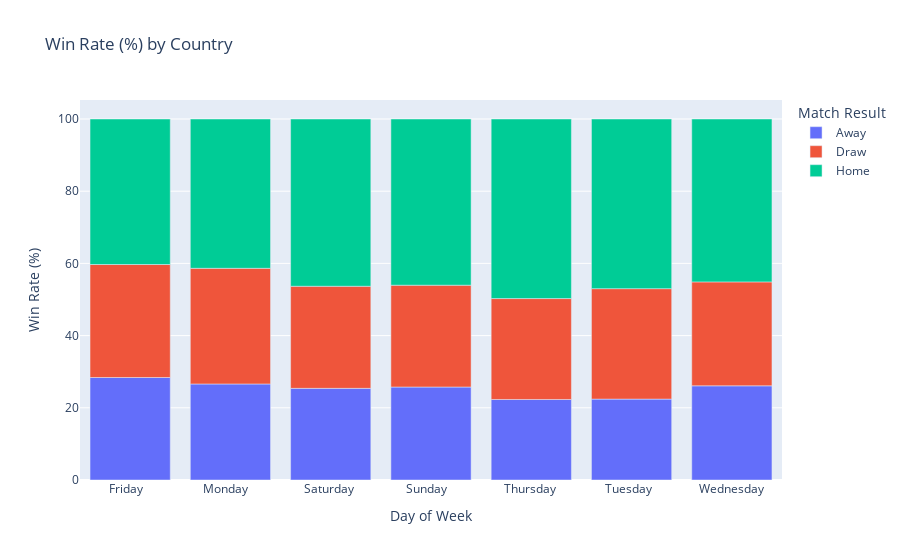

Source (notebook cell):
### Code cell
plot_winrate_barplot(df_date, var_x="date_dow", label_x="Day of Week")

### Figure 1 — Plotly figure (JSON) as saved in the notebook; plotly's stock layout.template omitted (floating-point values rounded to 4 significant figures)
{"data": [{"alignmentgroup": "True", "hovertemplate": "Match Result=Away<br>Day of Week=%{x}<br>Win Rate (%)=%{y}<extra></extra>", "legendgroup": "Away", "marker": {"color": "#636efa"}, "name": "Away", "offsetgroup": "Away", "orientation": "v", "showlegend": true, "textposition": "auto", "type": "bar", "x": ["Friday   ", "Monday   ", "Saturday ", "Sunday   ", "Thursday ", "Tuesday  ", "Wednesday"], "xaxis": "x", "y": [28.39, 26.6, 25.39, 25.75, 22.31, 22.4, 26.09], "yaxis": "y"}, {"alignmentgroup": "True", "hovertemplate": "Match Result=Draw<br>Day of Week=%{x}<br>Win Rate (%)=%{y}<extra></extra>", "legendgroup": "Draw", "marker": {"color": "#EF553B"}, "name": "Draw", "offsetgroup": "Draw", "orientation": "v", "showlegend": true, "textposition": "auto", "type": "bar", "x": ["Friday   ", "Monday   ", "Saturday ", "Sunday   ", "Thursday ", "Tuesday  ", "Wednesday"], "xaxis": "x", "y": [31.3, 32.04, 28.28, 28.21, 27.95, 30.6, 28.79], "yaxis": "y"}, {"alignmentgroup": "True", "hovertemplate": "Match Result=Home<br>Day of Week=%{x}<br>Win Rate (%)=%{y}<extra></extra>", "legendgroup": "Home", "marker": {"color": "#00cc96"}, "name": "Home", "offsetgroup": "Home", "orientation": "v", "showlegend": true, "textposition": "auto", "type": "bar", "x": ["Friday   ", "Monday   ", "Saturday ", "Sunday   ", "Thursday ", "Tuesday  ", "Wednesday"], "xaxis": "x", "y": [40.3, 41.36, 46.33, 46.04, 49.74, 46.99, 45.12], "yaxis": "y"}], "layout": {"barmode": "relative", "legend": {"title": {"text": "Match Result"}, "tracegroupgap": 0}, "title": {"text": "Win Rate (%) by Country"}, "xaxis": {"anchor": "y", "domain": [0, 1], "title": {"text": "Day of Week"}}, "yaxis": {"anchor": "x", "domain": [0, 1], "title": {"text": "Win Rate (%)"}}}}
